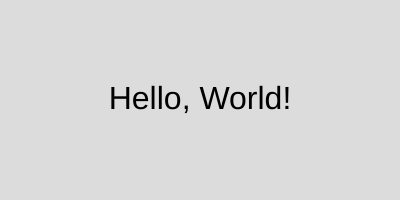
Frame 1 (no input)
Frame 60 (no input): identical to frame 1, image omitted
Frame 120 (the mouse pressed at the canvas centre since frame 60): identical to frame 1, image omitted

The p5.js sketch that drew this single still picture (run headless with seeded random() and noise() and a simulated clock; from frame 60 on, the mouse is pressed at the canvas centre):

// p5.js sketch
// ── sketch.js
function setup() {
  createCanvas(400, 200); // Set up the canvas
  textAlign(CENTER, CENTER); // Align text to the center
  textSize(32); // Set text size
}

function draw() {
  background(220); // Light gray background
  fill(0); // Set text color to black
  text("Hello, World!", width / 2, height / 2); // Display text in the center
}
